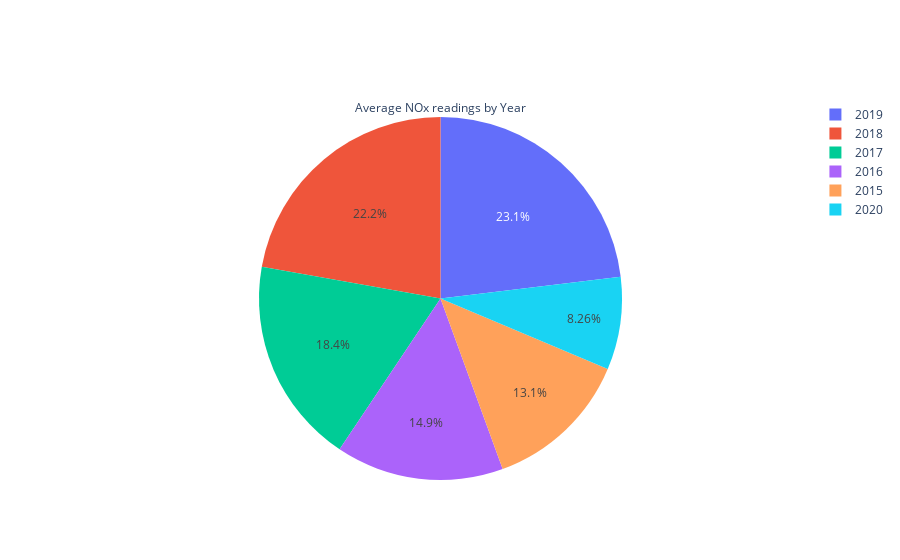

The notebook cell this image was saved under:
### Code cell
p5=go.Pie(labels=avg['Year'], values=avg['NOx'].round(2),title='Average NOx readings by Year')
fig=go.Figure(p5)
fig.update_traces(textposition='inside')
fig=fig.update_layout(uniformtext_minsize=12, uniformtext_mode='hide')
fig.show()

### Figure 1 — Plotly figure (JSON) as saved in the notebook; plotly's stock layout.template omitted (floating-point values rounded to 4 significant figures)
{"data": [{"labels": [2015, 2016, 2017, 2018, 2019, 2020], "textposition": "inside", "title": {"text": "Average NOx readings by Year"}, "type": "pie", "values": [35.56, 40.63, 50.04, 60.36, 62.76, 22.46]}], "layout": {"uniformtext": {"minsize": 12, "mode": "hide"}}}
